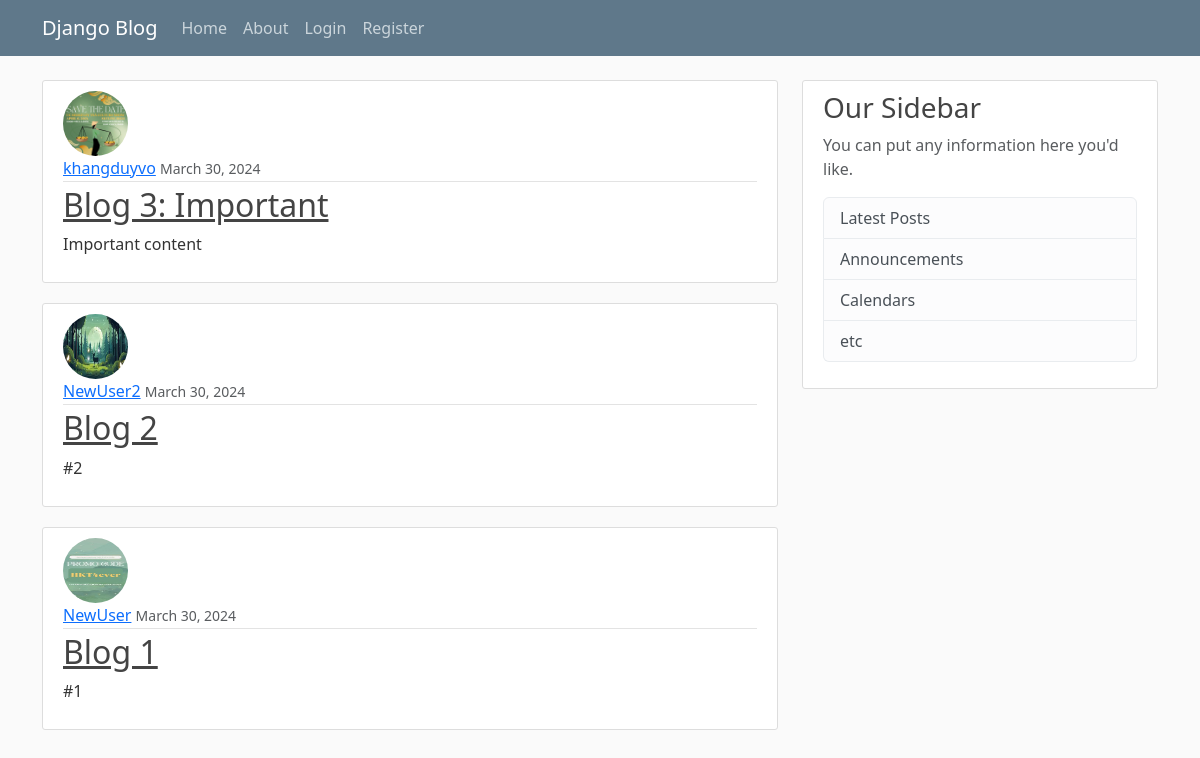
The app's page /, older data.
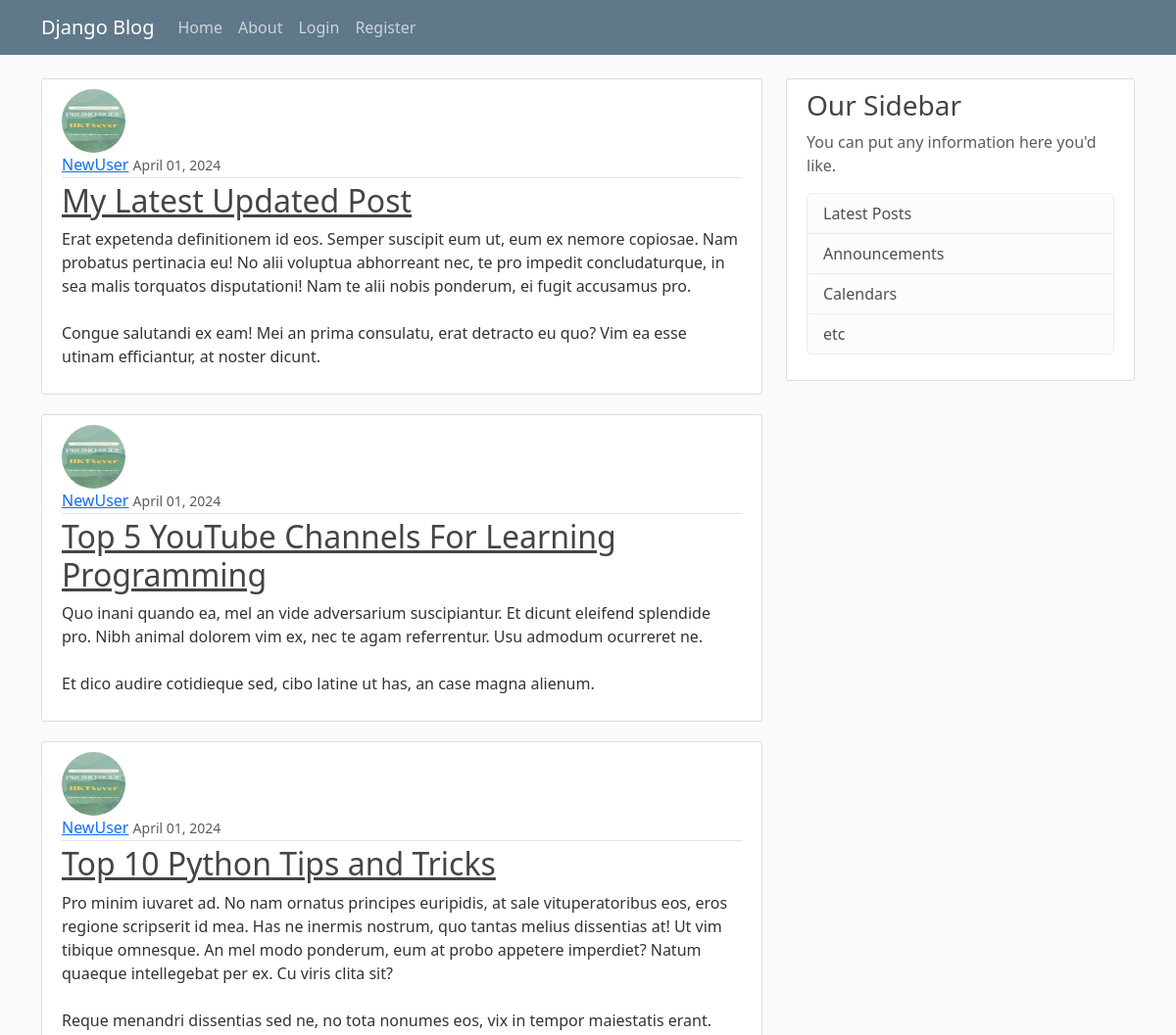
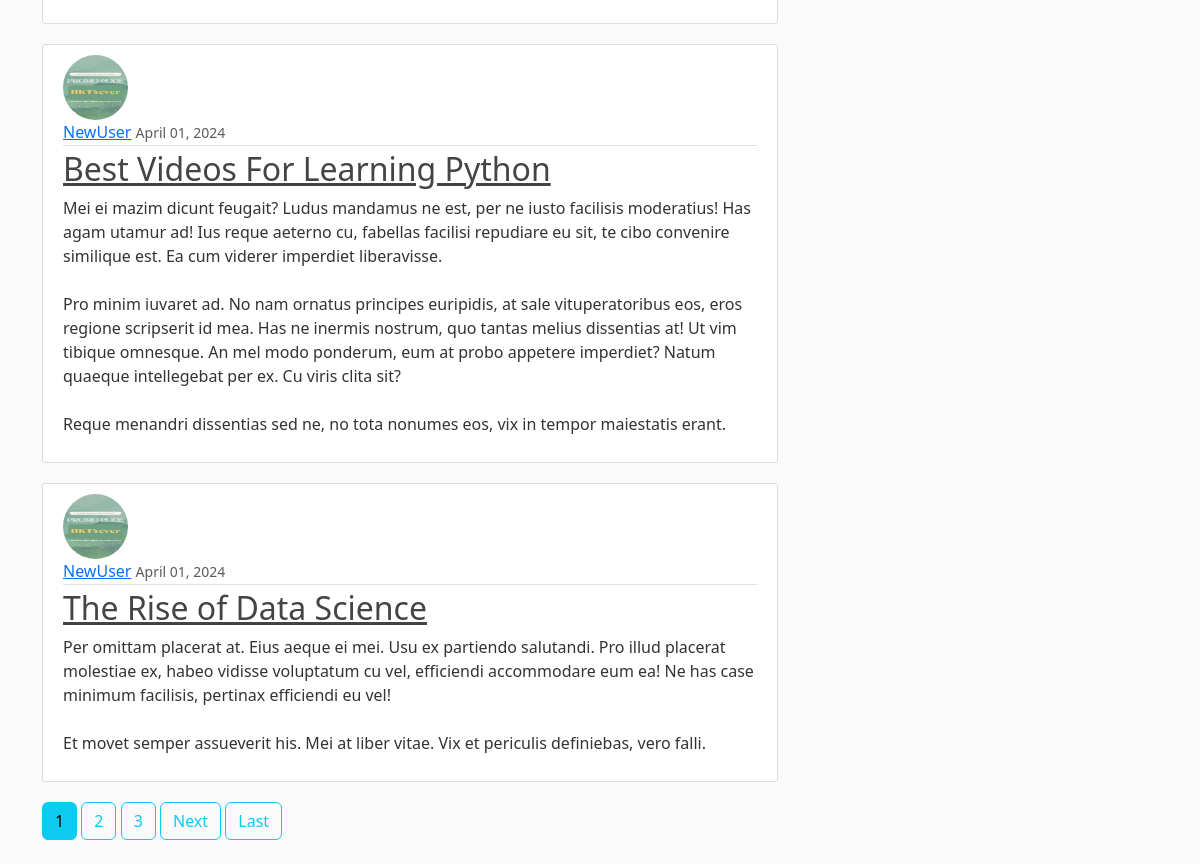
The same page, newer data (2 pictures, top to bottom).
### blog/models.py (models this page shows, shortened)
class Post(models.Model):
    title = models.CharField(max_length=100)
    content = models.TextField()
    date_posted = models.DateTimeField(default=timezone.now)
    author = models.ForeignKey(User, on_delete=models.CASCADE)

### users/models.py (models this page shows, shortened)
class Profile(models.Model):
    user = models.OneToOneField(User, on_delete=models.CASCADE)
    """
    CASCADE: if delete user, delete profile
    if delete profile, user still exist
    """
    image = models.ImageField(default='default.jpg', upload_to='profile_pics')

### blog/views.py (the view)
# urls.py: path('', PostListView.as_view(), name='blog-home'),
class PostListView(ListView):
    model = Post
    template_name = 'blog/home.html'  # <app>/<model>_<viewtype>.html
    context_object_name = 'posts'
    ordering = ['-date_posted']
    paginate_by = 5

### blog/templates/blog/home.html (shortened to what this page needs)
{% extends "blog/base.html" %}
{% block content %}
{% for post in posts %}
<article class="media content-section">
    <img class="rounded-circle article-img" src="{{ post.author.profile.image.url }}">
    <div class="media-body">
        <div class="article-metadata">
            <a class="mr-2" href="#">{{ post.author }}</a>
            <small class="text-muted">{{ post.date_posted|date:"F d, Y" }}</small>
        </div>
        <h2>
            <a class="article-title" href="{% url 'post-detail' post.id %}">{{ post.title }}</a>
        </h2>
        <p class="article-content">{{ post.content }}</p>
    </div>
</article>
{% endfor %}
{% if is_paginated %}
{% for num in page_obj.paginator.page_range %}
{% if page_obj.number == num %}
<a class="btn btn-info mb-4" href="?page={{ num }}">{{ num }}</a>
{% elif num > page_obj.number|add:'-3' and page_obj.number|add:'3' > num %}
<a class="btn btn-outline-info mb-4" href="?page={{ num }}">{{ num }}</a>
{% endif %}
{% endfor %}
{% if page_obj.has_next %}
<a class="btn btn-outline-info mb-4" href="?page={{ page_obj.next_page_number }}">Next</a>
<a class="btn btn-outline-info mb-4" href="?page={{ page_obj.paginator.num_pages }}">Last</a>
{% endif %}
{% endif %}
{% endblock content %}

Row changes from the older to the newer data that the page shows:
no longer on this page (row unchanged): Post: author.profile.image (picture), author "khangduyvo", date_posted "March 30, 2024", title "Blog 3: Important", content "Important content"
no longer on this page (row unchanged): Post: author.profile.image (placeholder picture), author "NewUser2", date_posted "March 30, 2024", title "Blog 2", content "#2"
no longer on this page (row unchanged): Post: author.profile.image (picture), author "NewUser", date_posted "March 30, 2024", title "Blog 1", content "#1"
added Post: author.profile.image (picture), author "NewUser", date_posted "April 01, 2024", title "My Latest Updated Post", content "Erat expetenda definitionem id eos. Semper suscipit eum ut, eum ex nemore copiosae. Nam probatus pertinacia eu! No alii voluptua abhorreant nec, te pro impedit concludaturque, in sea malis torquatos disputationi! Nam te alii nobis ponderum, ei fugit accusamus pro. Congue salutandi ex eam! Mei an prima consulatu, erat detracto eu quo? Vim ea esse utinam efficiantur, at noster dicunt."
added Post: author.profile.image (picture), author "NewUser", date_posted "April 01, 2024", title "Top 5 YouTube Channels For Learning Programming", content "Quo inani quando ea, mel an vide adversarium suscipiantur. Et dicunt eleifend splendide pro. Nibh animal dolorem vim ex, nec te agam referrentur. Usu admodum ocurreret ne. Et dico audire cotidieque sed, cibo latine ut has, an case magna alienum."
added Post: author.profile.image (picture), author "NewUser", date_posted "April 01, 2024", title "Top 10 Python Tips and Tricks", content "Pro minim iuvaret ad. No nam ornatus principes euripidis, at sale vituperatoribus eos, eros regione scripserit id mea. Has ne inermis nostrum, quo tantas melius dissentias at! Ut vim tibique omnesque. An mel modo ponderum, eum at probo appetere imperdiet? Natum quaeque intellegebat per ex. Cu viris clita sit? Reque menandri dissentias sed ne, no tota nonumes eos, vix in tempor maiestatis erant."
added Post: author.profile.image (picture), author "NewUser", date_posted "April 01, 2024", title "Best Videos For Learning Python", content "Mei ei mazim dicunt feugait? Ludus mandamus ne est, per ne iusto facilisis moderatius! Has agam utamur ad! Ius reque aeterno cu, fabellas facilisi repudiare eu sit, te cibo convenire similique est. Ea cum viderer imperdiet liberavisse. Pro minim iuvaret ad. No nam ornatus principes euripidis, at sale vituperatoribus eos, eros regione scripserit id mea. Has ne inermis nostrum, quo tantas melius dissentias at! Ut vim tibique omnesque. An mel modo ponderum, eum at probo appetere imperdiet? Natum quaeque intellegebat per ex. Cu viris clita sit? Reque menandri dissentias sed ne, no tota nonumes eos, vix in tempor maiestatis erant."
added Post: author.profile.image (picture), author "NewUser", date_posted "April 01, 2024", title "The Rise of Data Science", content "Per omittam placerat at. Eius aeque ei mei. Usu ex partiendo salutandi. Pro illud placerat molestiae ex, habeo vidisse voluptatum cu vel, efficiendi accommodare eum ea! Ne has case minimum facilisis, pertinax efficiendi eu vel! Et movet semper assueverit his. Mei at liber vitae. Vix et periculis definiebas, vero falli."
Text that changed along with them:
new list line: "1"
new list line: "2"
new list line: "3"
text now shown: "Next Last"
